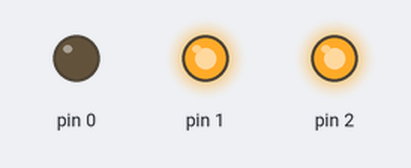
Simulated run of this sketch. Board: Arduino Uno, built with avr-gcc and run on an emulated ATmega328P. Parts: output pins drawn as LEDs (lit = HIGH).

Above: at 0.05 s.
At 1.45 s:
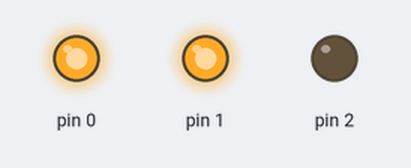
At 2.85 s:
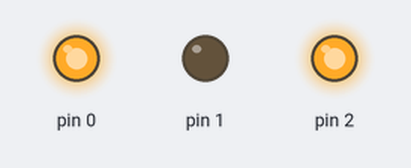
Timing chart, 0 to 3.1 s (numbered marks = the images above):
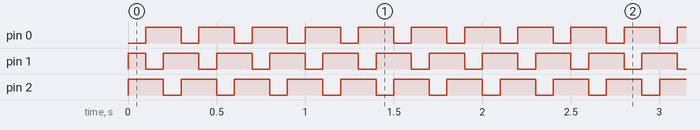

Measured:
- by itself, pin 0, pin 2: alternates HIGH for 0.20 s and LOW for 0.10 s
- by itself, pin 1: repeats every 0.30 s: LOW 0.10 s, HIGH 0.20 s

The sketch:

tree.ino
```cpp
int count;


void setup() {
  // put your setup code here, to run once:
  pinMode(0,OUTPUT);
  pinMode(1,OUTPUT);
  pinMode(2,OUTPUT);

  count = 0;
}

void loop() {
  if(count == 0){
    digitalWrite(0,LOW);
    digitalWrite(1,HIGH);
    digitalWrite(2,HIGH);
  }
  else if(count == 1){
    digitalWrite(1,LOW);
    digitalWrite(0,HIGH);
    digitalWrite(2,HIGH);
  }
  else if(count == 2){
    digitalWrite(2,LOW);
    digitalWrite(1,HIGH);
    digitalWrite(0,HIGH);
  }
  else {
    digitalWrite(2,HIGH);
    digitalWrite(1,HIGH);
    digitalWrite(0,HIGH);
  }
  if(count == 2){
    count =0;
  }
  else {
    count ++;
  }
  delay(100);
}
```
